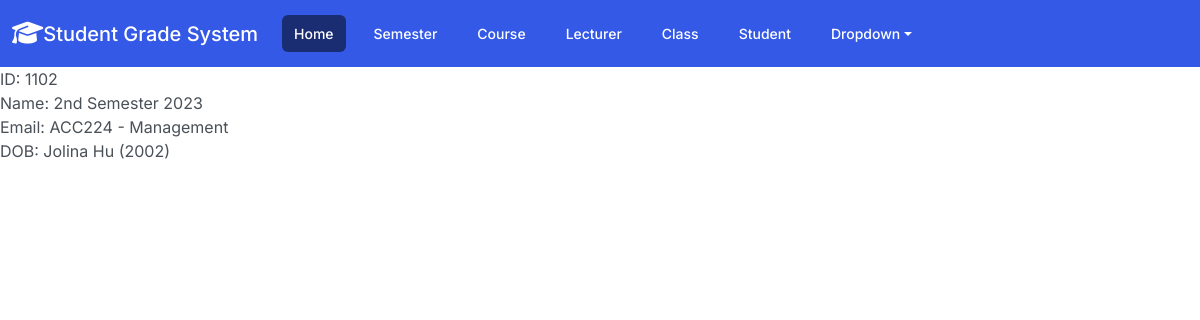
The page /class_detail/2/ on the database its author committed.
### gradebook/models.py (models this page shows, shortened)
class Class(models.Model):
    class_number = models.CharField(max_length=20)
    semester = models.ForeignKey(Semester, on_delete=models.CASCADE)
    course = models.ForeignKey(Course, on_delete=models.CASCADE)
    lecturer = models.ForeignKey(Lecturer, on_delete=models.CASCADE)

class Semester(models.Model):
    year = models.PositiveIntegerField()
    semester_number = models.PositiveIntegerField()
    class Meta:
        unique_together = ('year', 'semester_number',)
        ordering = ('-year', '-semester_number',)
    def __str__(self):
        return f"{self.get_semester_display()} {self.year}"
    def get_semester_display(self):
        if self.semester_number == 1:
            return "1st Semester"
        elif self.semester_number == 2:
            return "2nd Semester"
        elif self.semester_number == 3:
            return "Summer Term"
        else:
            return f"{self.semester_number}th Semester"

class Course(models.Model):
    course_code = models.CharField(max_length=20, unique=True)
    course_name = models.CharField(max_length=100)
    semesters = models.ManyToManyField('Semester')
    def __str__(self):
        return f"{self.course_code} - {self.course_name}"

class Lecturer(models.Model):
    staff_ID = models.CharField(max_length=20, unique=True)
    first_name = models.CharField(max_length=50)
    last_name = models.CharField(max_length=50)
    email = models.EmailField()
    courses = models.ForeignKey(Course, on_delete=models.SET_NULL, null=True)
    dob = models.DateField(null=True, blank=True)
    user = models.OneToOneField(User, on_delete=models.CASCADE, related_name='lecturer')
    def __str__(self):
        return f"{self.first_name} {self.last_name} ({self.staff_ID})"

### gradebook/views.py (the view)
# urls.py: path("class_detail/<int:pk>/", ClassDetail.as_view(), name="class_detail"),
class ClassDetail(DetailView):
    model = Class
    template_name = "Class_Detail.html"

### gradebook/templates/Class_Detail.html (shortened to what this page needs)
{% extends "base.html" %}
{% block content %}
    <div>ID: {{ class.class_number  }}</div>
    <div>Name: {{ class.semester}} </div>
    <div>Email: {{ class.course}} </div>
    <div>DOB: {{  class.lecturer}}</div>
{% endblock %}

### rows shown on the page
Class: class_number "1102", semester "2nd Semester 2023", course "ACC224 - Management", lecturer "Jolina Hu (2002)"
